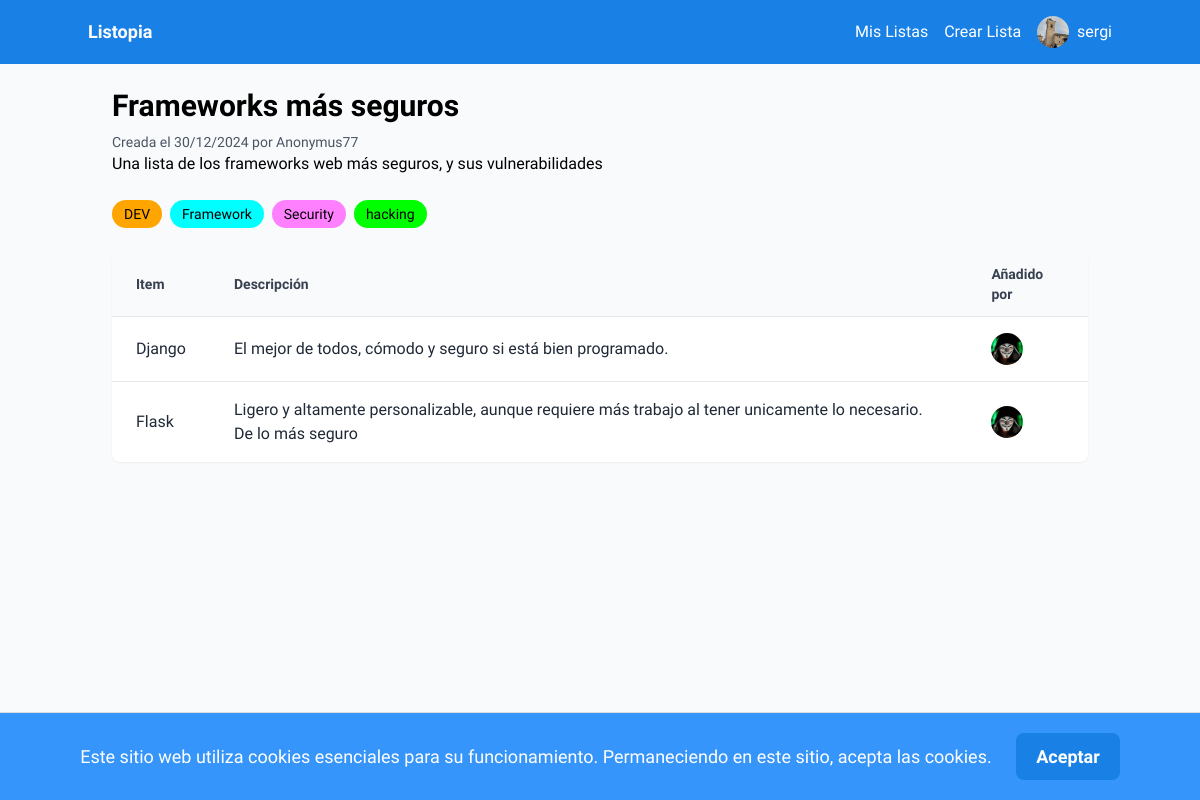
Page /lists/38/ (signed in) on the committed database.
### auth_app/models.py (models this page shows, shortened)
class Profile(models.Model):
    user = models.OneToOneField(User, on_delete=models.CASCADE)
    description = models.TextField()
    pic = models.ImageField(upload_to='profile_pics', blank=True, null=True)
    verification_key = models.CharField(max_length=64, null=True, blank=True)
    verification_key_expiration = models.DateTimeField(null=True, blank=True)

### lists/models.py (models this page shows, shortened)
class List(models.Model):
    name = models.CharField(max_length=50)
    description = models.CharField(max_length=256, blank=True, null=True)
    creator = models.ForeignKey(User, on_delete=models.CASCADE, related_name="created_lists")
    created_on = models.DateTimeField(auto_now_add=True)
    collaborators = models.ManyToManyField(User, related_name="collaborated_lists", blank=True)
    is_public = models.BooleanField(default=False)

class Tag(models.Model):
    name = models.CharField(max_length=30)
    color = models.CharField(max_length=7, default="#007bff")
    list = models.ForeignKey(List, on_delete=models.CASCADE)

class Item(models.Model):
    list = models.ForeignKey(List, on_delete=models.CASCADE)
    added_by = models.ForeignKey(User, on_delete=models.CASCADE, related_name='added_items')
    name = models.CharField(max_length=40)
    description = models.CharField(max_length=256, blank=True, null=True)
    added_on = models.DateTimeField(auto_now_add=True)

### lists/views.py (the view)
# urls.py: path('<int:list_id>/', views.list_details, name='list_details'),
@login_required
def list_details(request, list_id):
    list = get_object_or_404(List, pk=list_id)
    if list.is_public or request.user == list.creator or request.user in list.collaborators.all():
        items = Item.objects.filter(list=list_id).order_by('added_on')
        tags = Tag.objects.filter(list=list_id)
        return render(request, 'list_details.html', {
            'title': "Detalles de la lista",
            'list': list,
            'items': items,
            'tags': tags
        })
    else:
        raise Http404

### lists/templates/list_details.html (shortened to what this page needs)
{% extends 'base.html' %}
{% load static %}
{% block content %}
<div class="max-w-5xl mx-auto p-6">
    <div class="flex justify-between items-start mb-6">
        <div>
            <h2 class="text-3xl font-bold mb-2">{{ list.name }}</h2>
            <p class="text-gray-600 text-sm">Creada el {{ list.created_on|date:"d/m/Y" }} por {{list.creator}}</p>
            <p class="break-words" style="word-break: break-word;">
                {{ list.description}}
            </p>
        </div>
    </div>
    <div class="flex flex-wrap gap-2 mb-6">
        {% for tag in tags %}
            <span class="bg-[{{ tag.color }}] text-sm font-medium px-3 py-1 rounded-full">{{ tag.name }}</span>
        {% endfor %}
    </div>
    <div class="bg-white shadow-sm rounded-lg overflow-hidden mb-6" id="items-container">
        <div class="hidden sm:block">
            <table class="table-auto w-full text-left">
                <thead>
                    <tr class="bg-gray-50">
                        <th class="px-6 py-3 text-sm font-semibold text-gray-700">Item</th>
                        <th class="px-6 py-3 text-sm font-semibold text-gray-700">Descripción</th>
                        <th class="px-6 py-3 text-sm font-semibold text-gray-700">Añadido por</th>
                    </tr>
                </thead>
                <tbody>
                    {% if items|length == 0 %}
                        <tr>
                            <td colspan="4" class="px-6 py-4 text-gray-500 text-center italic">
                                ¡Añade tu primer item!
                            </td>
                        </tr>
                    {% else %}
                        {% for item in items %}
                            <tr id="item-row-{{ item.id }}" class="border-t hover:bg-gray-50">
                                <td class="px-6 py-4 text-gray-800">{{ item.name }}</td>
                                <td class="px-6 py-4 text-gray-800">{{ item.description|default:"" }}</td>
                                <td class="px-6 py-4 text-gray-800">
                                    <a href="{% url 'user_details' item.added_by.username %}" class="flex items-center">
                                        <img src="{{ item.added_by.profile.pic.url }}" class="w-8 h-8 rounded-full mr-2" alt="{{item.added_by.username}}">
                                    </a>
                                </td>
                            </tr>
                        {% endfor %}
                    {% endif %}
                </tbody>
            </table>
        </div>
    </div>
</div>
{% endblock %}

### auth_app/templates/base.html (shortened to what this page needs)
{% load static %}
<!DOCTYPE html>
<html lang="en">
<head>
    <script src="https://cdn.tailwindcss.com?plugins=forms,container-queries"></script>
    <link rel="stylesheet" href="https://cdnjs.cloudflare.com/ajax/libs/font-awesome/5.15.3/css/all.min.css">
</head>
<body class="bg-slate-50" style='font-family: "Work Sans", "Noto Sans", sans-serif;'>
    <nav class="bg-[#1980e6] p-4">
        <div class="container mx-auto flex justify-between items-center">
            <a class="text-white text-lg font-bold" href="{% url 'home' %}">Listopia</a>
            <div class="flex items-center space-x-4">
                {% if user.is_authenticated %}
                    <div class="nav-links flex items-center space-x-4">
                        <a class="text-white" href="{% url 'lists' %}">Mis Listas</a>
                        <a class="text-white" href="{% url 'create_list' %}">Crear Lista</a>
                    </div>
                    <div class="relative">
                        <button class="text-white flex items-center space-x-2 user-menu-button" id="user-menu-button">
                            <img src="{{ user.profile.pic.url }}" class="rounded-full w-8 h-8" alt="{{user.username}}">
                            <span>{{user.username}}</span>
                        </button>
                    </div>
                {% else %}
                    <a class="text-white" href="{% url 'signup' %}">Crea una cuenta</a>
                    <a class="text-white" href="{% url 'signin' %}">Inicia Sesión</a>
                {% endif %}
            </div>
        </div>
    </nav>
    <div id="cookie-banner" class="alert alert-info text-center" style="display: none;">
        Este sitio web utiliza cookies esenciales para su funcionamiento. Permaneciendo en este sitio, acepta las cookies.
        <button id="accept-cookies" class="btn btn-primary">Aceptar</button>
    </div>
    {% block content %}
    {% endblock %}
</body>
</html>

### auth_app/templates/base.html (style rules this page uses)
#cookie-banner { background-color: #3695fb; padding: 20px; border-top: 1px solid #ddd; position: fixed; bottom: 0; width: 100%; z-index: 1000; font-size: 18px; color: white; }
#accept-cookies { margin-left: 20px; padding: 10px 20px; background-color: #1980e6; color: white; border: none; cursor: pointer; font-weight: bold; border-radius: 8px; }
body { padding-top: 64px; }
nav { position: fixed; top: 0; left: 0; width: 100%; z-index: 1000; }

### rows in the picture
List: name "Frameworks más seguros", created_on "30/12/2024", creator "Anonymus77", description "Una lista de los frameworks web más seguros, y sus vulnerabilidades"
Tag: name "DEV"
Tag: name "Framework"
Tag: name "Security"
Tag: name "hacking"
Item: name "Django", description "El mejor de todos, cómodo y seguro si está bien programado.", added_by.profile.pic (picture)
Item: name "Flask", description "Ligero y altamente personalizable, aunque requiere más trabajo al tener unicamente lo necesario. De lo más seguro", added_by.profile.pic (picture)

### other values in the picture
{{ user.username }} "sergi"
